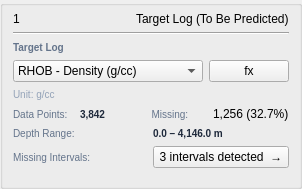
          <widget class="QGroupBox" name="grpTargetLog">
           <property name="title"><string></string></property>
           <property name="minimumWidth"><number>210</number></property>
           <layout class="QVBoxLayout" name="s1VL">
            <property name="spacing"><number>6</number></property>
            <property name="leftMargin">
      <number>10</number>
     </property>
     <property name="topMargin">
      <number>6</number>
     </property>
     <property name="rightMargin">
      <number>10</number>
     </property>
     <property name="bottomMargin">
      <number>8</number>
     </property>
            <!-- Header row -->
            <item>
             <layout class="QHBoxLayout" name="s1TitleHL">
              <property name="spacing"><number>6</number></property>
              <item>
               <widget class="QLabel" name="sec1Num">
                <property name="objectName"><string>secNum</string></property>
                <property name="text"><string>1</string></property>
               </widget>
              </item>
              <item>
               <layout class="QVBoxLayout" name="s1TxtVL">
                <property name="spacing"><number>1</number></property>
                <item>
                 <widget class="QLabel" name="sec1Title">
                  <property name="objectName"><string>secTitle</string></property>
                  <property name="text"><string>Target Log (To Be Predicted)</string></property>
                 </widget>
                </item>
               </layout>
              </item>
             </layout>
            </item>
            <!-- Divider -->
            <item><widget class="QFrame" name="s1Div"><property name="frameShape"><enum>QFrame::HLine</enum></property><property name="frameShadow"><enum>QFrame::Sunken</enum></property></widget></item>
            <!-- Target Log label -->
            <item>
             <widget class="QLabel" name="lblTargetLogLbl">
              <property name="text"><string>Target Log</string></property>
              <property name="styleSheet"><string>font-size: 10px; color: #64748B; font-weight: 600;</string></property>
             </widget>
            </item>
            <!-- ComboBox row -->
            <item>
             <layout class="QHBoxLayout" name="s1CbHL">
              <property name="spacing"><number>6</number></property>
              <item>
               <widget class="QComboBox" name="cboTargetLog">
                <item><property name="text"><string>RHOB - Density (g/cc)</string></property></item>
                <item><property name="text"><string>DT - Sonic (µs/ft)</string></property></item>
                <item><property name="text"><string>NPHI - Neutron Porosity (V/V)</string></property></item>
                <item><property name="text"><string>GR - Gamma Ray (API)</string></property></item>
                <item><property name="text"><string>RT - Resistivity (ohm.m)</string></property></item>
               </widget>
              </item>
              <item>
               <widget class="QPushButton" name="btnFxLog">
                <property name="objectName"><string>btnSecondary</string></property>
                <property name="text"><string>fx</string></property>
                <property name="maximumWidth"><number>36</number></property>
                <property name="minimumHeight"><number>30</number></property>
               </widget>
              </item>
             </layout>
            </item>
            <!-- Unit -->
            <item>
             <widget class="QLabel" name="lblUnit">
              <property name="text"><string>Unit: g/cc</string></property>
              <property name="styleSheet"><string>font-size: 10px; color: #94A3B8;</string></property>
             </widget>
            </item>
            <!-- Data points -->
            <item>
             <layout class="QHBoxLayout" name="s1InfoHL">
              <property name="spacing"><number>4</number></property>
              <item>
               <widget class="QLabel" name="lblDataPts">
                <property name="text"><string>Data Points:</string></property>
                <property name="styleSheet"><string>font-size: 10px; color: #64748B;</string></property>
               </widget>
              </item>
              <item>
               <widget class="QLabel" name="lblDataPtsVal">
                <property name="text"><string>3,842</string></property>
                <property name="styleSheet"><string>font-size: 10px; font-weight: 700; color: #1E293B;</string></property>
               </widget>
              </item>
              <item>
               <widget class="QLabel" name="lblMissingLbl">
                <property name="text"><string>  Missing:</string></property>
                <property name="styleSheet"><string>font-size: 10px; color: #64748B;</string></property>
               </widget>
              </item>
              <item>
               <widget class="QLabel" name="lblMissingVal">
                <property name="text"><string>1,256 (32.7%)</string></property>
                <property name="objectName"><string>badgeRed</string></property>
               </widget>
              </item>
             </layout>
            </item>
            <!-- Depth range -->
            <item>
             <layout class="QHBoxLayout" name="s1DepHL">
              <property name="spacing"><number>4</number></property>
              <item>
               <widget class="QLabel" name="lblDepthLbl">
                <property name="text"><string>Depth Range:</string></property>
                <property name="styleSheet"><string>font-size: 10px; color: #64748B;</string></property>
               </widget>
              </item>
              <item>
               <widget class="QLabel" name="lblDepthVal">
                <property name="text"><string>0.0 – 4,146.0 m</string></property>
                <property name="styleSheet"><string>font-size: 10px; font-weight: 700; color: #1E293B;</string></property>
               </widget>
              </item>
             </layout>
            </item>
            <!-- Missing Intervals -->
            <item>
             <layout class="QHBoxLayout" name="s1MissHL">
              <property name="spacing"><number>4</number></property>
              <item>
               <widget class="QLabel" name="lblIntLbl">
                <property name="text"><string>Missing Intervals:</string></property>
                <property name="styleSheet"><string>font-size: 10px; color: #64748B;</string></property>
               </widget>
              </item>
              <item>
               <widget class="QPushButton" name="btnViewIntervals">
                <property name="objectName"><string>btnViewIntervals</string></property>
                <property name="text"><string>3 intervals detected  →</string></property>
               </widget>
              </item>
             </layout>
            </item>
            <item>
             <spacer>
              <property name="orientation"><enum>Qt::Vertical</enum></property>
              <property name="sizeHint" stdset="0"><size><width>20</width><height>10</height></size></property>
             </spacer>
            </item>
           </layout>
          </widget>
